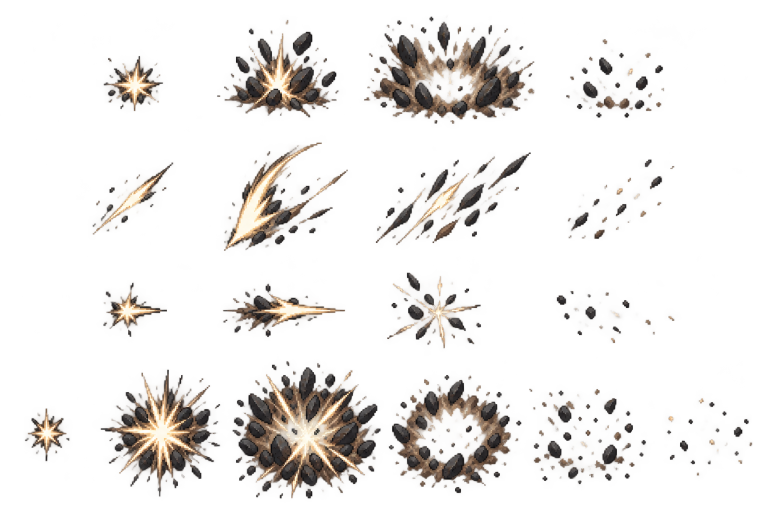
#> input picture assets/effects/hits/production/hits-master.png, 1536 x 1024 px, found by its file name (shown at 1/2 size)
$ python export.py
#> lines starting #> are read from the running program, lines starting #| are printed output that depends on the picture; after the words box and inside, x2 and y2 are one past the last pixel; in counts of white or black regions, pixels touching at a corner belong together
from PIL import Image
from pathlib import Path
import json,sys

def spans(v,gap=3):
 pts=[i for i,x in enumerate(v) if x];out=[]
 for i in pts:
  if not out or i-out[-1][-1]>gap:out.append([i])
  else:out[-1].append(i)
 return [(x[0],x[-1]+1) for x in out]

def loadrows(p,ys=None,counts=None,equal=False):
 im=Image.open(p).convert('RGBA');im.putalpha(im.getchannel('A').point(lambda a:255 if a>=128 else 0));a=im.getchannel('A')
 yy=list(zip(ys,ys[1:])) if ys else spans([a.crop((0,y,im.width,y+1)).getbbox() is not None for y in range(im.height)],4)
 rows=[]
 for ri,(y0,y1) in enumerate(yy):
  band=im.crop((0,y0,im.width,y1));ba=band.getchannel('A')
  xx=[(round(i*im.width/counts[ri]),round((i+1)*im.width/counts[ri])) for i in range(counts[ri])] if equal else spans([ba.crop((x,0,x+1,ba.height)).getbbox() is not None for x in range(ba.width)],3)
  xx=[(x0,x1) for x0,x1 in xx if x1-x0>=20]
  row=[]
  for x0,x1 in xx:
   f=band.crop((x0,0,x1,band.height));b=f.getbbox()
   if b:row.append(f.crop(b))
  if counts:assert len(row)==counts[ri],(str(p),ri,len(row),counts[ri])
  rows.append(row)
 return rows

def export(rows,target,size=64,scales=None,counts=None,root=None):
 root=root or(size//2,size//2 if size!=64 else 56)
 out=Image.new('RGBA',(max(map(len,rows))*size,len(rows)*size))
 for r,row in enumerate(rows):
  sc=scales[r] if scales else min((size-4)/max(f.width for f in row),(size-4)/max(f.height for f in row))
  for c,f in enumerate(row):
   f=f.resize((max(1,round(f.width*sc)),max(1,round(f.height*sc))),Image.Resampling.NEAREST)
   x=root[0]-f.width//2;y=root[1]-f.height if size==64 and root[1]==56 else root[1]-f.height//2
   assert x>=0 and y>=0 and x+f.width<=size and y+f.height<=size,(r,c,f.size,(x,y))
   out.paste(f,(c*size+x,r*size+y))
 a=out.getchannel('A');out=out.convert('RGB').quantize(colors=47,dither=Image.Dither.NONE).convert('RGBA');out.putalpha(a)
 clear=Image.new('RGBA',out.size);clear.paste(out,mask=a);out=clear
 out.save(target);return out
def crops(file,ys,xrows):
 im=Image.open(file).convert('RGBA');im.putalpha(im.getchannel('A').point(lambda a:255 if a>=128 else 0));rows=[]
#> in crops, im is the input picture: PIL image 1536x1024 RGBA; mean R, G, B, A 55.7, 46.1, 37.7, 31.8
#> after `im.putalpha(im.getchannel('A').point(lambda a: 255 if a >= 128 else 0)`:
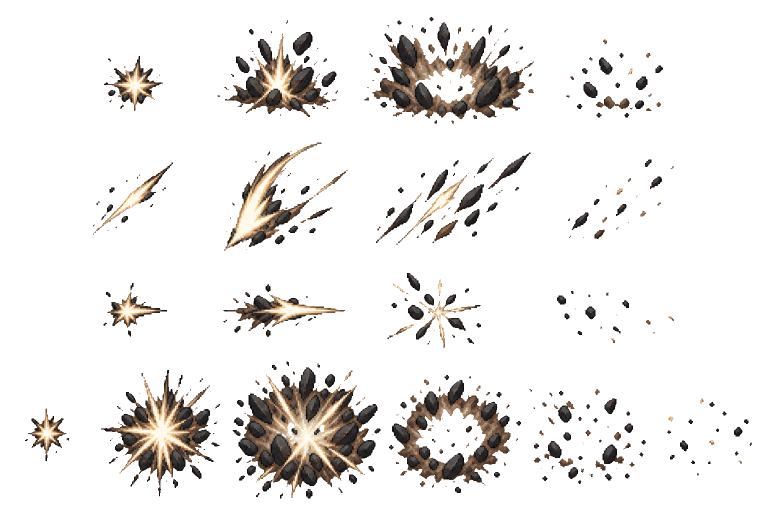
#> im: PIL image 1536x1024 RGBA (shown at 1/2 size); mean R, G, B, A 55.7, 46.1, 37.7, 32; transparent parts drawn white
 for (y0,y1),xs in zip(zip(ys,ys[1:]),xrows):
  row=[]
  for x0,x1 in zip(xs,xs[1:]):
   f=im.crop((x0,y0,x1,y1));b=f.getbbox();assert b,(str(file),y0,x0);row.append(f.crop(b))
  rows.append(row)
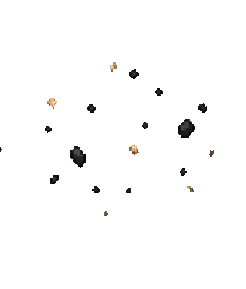
#> f: PIL image 246x289 RGBA; mean R, G, B, A 38.6, 31.8, 25.3, 4.1; transparent parts drawn white
#> after the loop, rows = 4 items
 return rows
p=Path('assets/effects/hits');rows=crops(p/'production/hits-master.png',[0,270,525,735,1024],[[0,405,720,1090,1536]]*3+[[0,180,470,775,1030,1290,1536]])
#> after `rows = crops(p / 'production/hits-master.png', [0, 270, 525, 735, 1024`: rows = 4 items
for name,row in zip(['crushing','slashing','piercing','tier_3'],rows):
 im=export([row],p/(name+'.png'),size=64,root=(32,32));im.resize((im.width*3,192),Image.Resampling.NEAREST).save(p/'production'/(name+'-3x.png'))
#> this loop made 4 passes
#> name on passes 1 to 4: 'crushing', 'slashing', 'piercing', 'tier_3'
#> pass 1, in export, `a = out.getchannel('A')`:
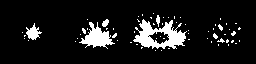
#> a: PIL image 256x64 L; 10.2% white; 66 white regions (60 under 20 px), largest, box (x1, y1, x2, y2) and area: (133, 19, 187, 49) 812, (79, 22, 115, 49) 438, (26, 23, 42, 40) 137, (102, 19, 109, 27) 38, (156, 15, 160, 27) 31, (218, 24, 223, 31) 20
#> pass 1, in export, `out = out.convert('RGB').quantize(colors=47, dither=Image.Dither.NONE)`:
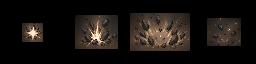
#> out: PIL image 256x64 RGBA; mean R, G, B, A 23.7, 19.4, 16, 255
#> pass 1, in export, `out = clear`:
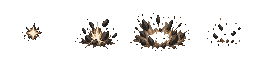
#> out: PIL image 256x64 RGBA; mean R, G, B, A 9.7, 8.1, 6.7, 26; transparent parts drawn white
#> after the loop:
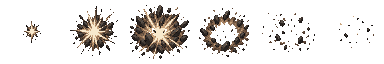
#> im: PIL image 384x64 RGBA; mean R, G, B, A 18, 15, 12.4, 44; transparent parts drawn white
#> (the run stopped early here; a loop or call above may not have finished)
